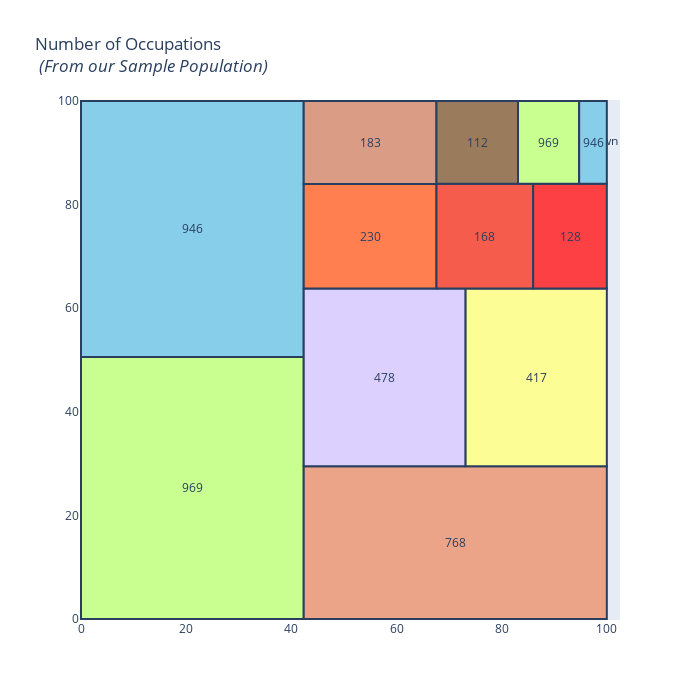

Notebook code cell kept with this figure:
### Markdown cell above
## Job

### Code cell
job_plot()

### Figure 1 — Plotly figure (JSON) as saved in the notebook; plotly's stock layout.template omitted (floating-point values rounded to 4 significant figures)
{"data": [{"mode": "text", "text": ["management", "blue-collar", "technician", "admin.", "services", "retired", "self-employed", "entrepreneur", "unemployed", "housemaid", "student", "unknown"], "type": "scatter", "x": [21.18, 21.18, 71.18, 57.75, 86.57, 54.98, 54.98, 76.8, 93.0, 75.36, 88.92, 97.37], "y": [25.3, 75.3, 14.74, 46.64, 46.64, 73.89, 91.98, 73.92, 73.92, 92.01, 92.01, 92.01]}], "layout": {"annotations": [{"showarrow": false, "text": "969", "x": 21.18, "y": 25.3}, {"showarrow": false, "text": "946", "x": 21.18, "y": 75.3}, {"showarrow": false, "text": "768", "x": 71.18, "y": 14.74}, {"showarrow": false, "text": "478", "x": 57.75, "y": 46.64}, {"showarrow": false, "text": "417", "x": 86.57, "y": 46.64}, {"showarrow": false, "text": "230", "x": 54.98, "y": 73.89}, {"showarrow": false, "text": "183", "x": 54.98, "y": 91.98}, {"showarrow": false, "text": "168", "x": 76.8, "y": 73.92}, {"showarrow": false, "text": "128", "x": 93.0, "y": 73.92}, {"showarrow": false, "text": "112", "x": 75.36, "y": 92.01}, {"showarrow": false, "text": "969", "x": 88.92, "y": 92.01}, {"showarrow": false, "text": "946", "x": 97.37, "y": 92.01}], "height": 700, "hovermode": "closest", "shapes": [{"fillcolor": "rgb(200, 255, 144)", "line": {"width": 2}, "type": "rect", "x0": 0, "x1": 42.36, "y0": 0, "y1": 50.6}, {"fillcolor": "rgb(135, 206, 235)", "line": {"width": 2}, "type": "rect", "x0": 0, "x1": 42.36, "y0": 50.6, "y1": 100}, {"fillcolor": "rgb(235, 164, 135)", "line": {"width": 2}, "type": "rect", "x0": 42.36, "x1": 100, "y0": 0, "y1": 29.47}, {"fillcolor": "rgb(220, 208, 255)", "line": {"width": 2}, "type": "rect", "x0": 42.36, "x1": 73.14, "y0": 29.47, "y1": 63.81}, {"fillcolor": "rgb(253, 253, 150)", "line": {"width": 2}, "type": "rect", "x0": 73.14, "x1": 100, "y0": 29.47, "y1": 63.81}, {"fillcolor": "rgb(255, 127, 80)", "line": {"width": 2}, "type": "rect", "x0": 42.36, "x1": 67.6, "y0": 63.81, "y1": 83.97}, {"fillcolor": "rgb(218, 156, 133)", "line": {"width": 2}, "type": "rect", "x0": 42.36, "x1": 67.6, "y0": 83.97, "y1": 100}, {"fillcolor": "rgb(245, 92, 76)", "line": {"width": 2}, "type": "rect", "x0": 67.6, "x1": 85.99, "y0": 63.81, "y1": 84.02}, {"fillcolor": "rgb(252,64,68)", "line": {"width": 2}, "type": "rect", "x0": 85.99, "x1": 100, "y0": 63.81, "y1": 84.02}, {"fillcolor": "rgb(154,123,91)", "line": {"width": 2}, "type": "rect", "x0": 67.6, "x1": 83.11, "y0": 84.02, "y1": 100}, {"fillcolor": "rgb(200, 255, 144)", "line": {"width": 2}, "type": "rect", "x0": 83.11, "x1": 94.74, "y0": 84.02, "y1": 100}, {"fillcolor": "rgb(135, 206, 235)", "line": {"width": 2}, "type": "rect", "x0": 94.74, "x1": 100, "y0": 84.02, "y1": 100.0}], "title": {"text": "Number of Occupations <br> <i>(From our Sample Population)</i>"}, "width": 700, "xaxis": {"showgrid": false, "zeroline": false}, "yaxis": {"showgrid": false, "zeroline": false}}}
